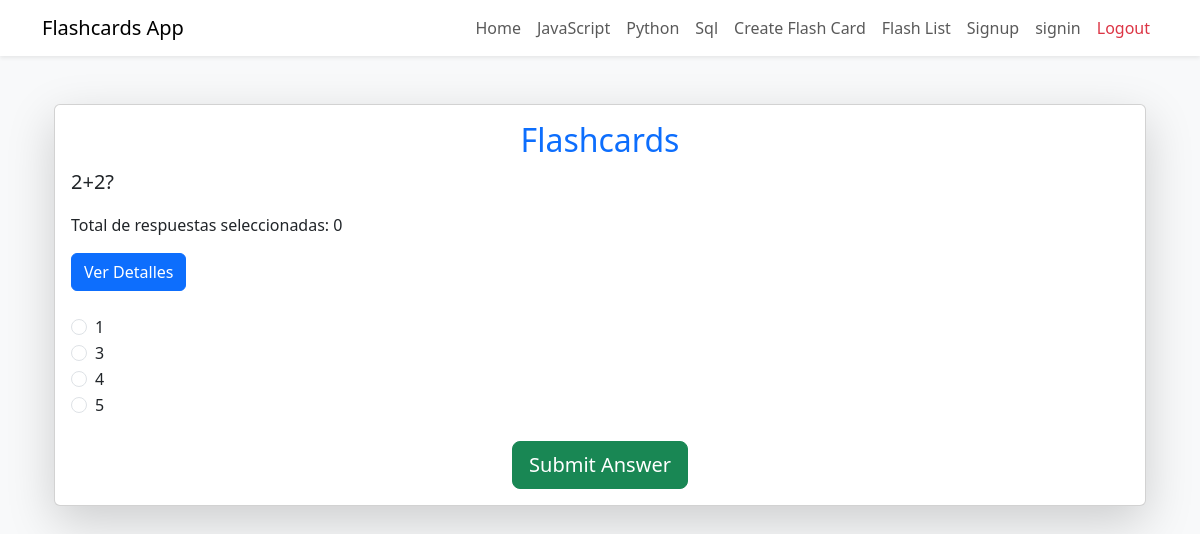
Page /flashcard_list/ (signed in) on the earlier database version.
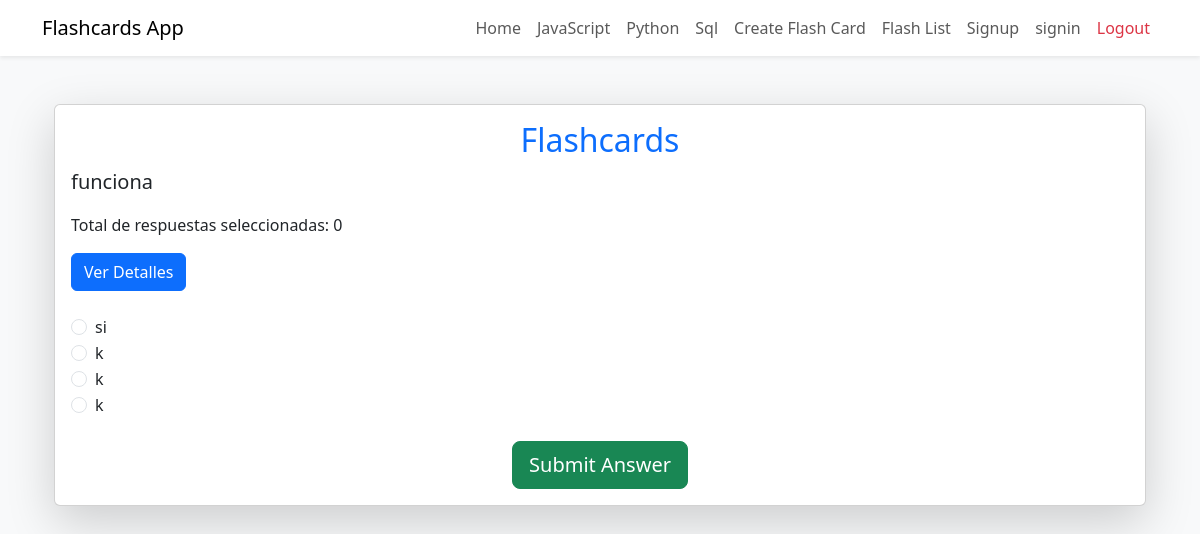
Same page on the later database version.
### game/models.py (models this page shows, shortened)
class Project(models.Model):
    CATEGORY_CHOICES = [
        ('JavaScript', 'JavaScript'),
        ('Python', 'Python'),
        ('SQL', 'SQL'),  # Nueva categoría para preguntas de SQL
        ('Flashcard', 'Flashcard'),  # Nueva categoría
    ]
    question = models.TextField(null=False)
    choice_1 = models.TextField(blank=True, null=True)
    choice_2 = models.TextField(blank=True, null=True)
    choice_3 = models.TextField(blank=True, null=True)
    choice_4 = models.TextField(blank=True, null=True)
    correct_answer = models.TextField()
    category = models.CharField(
        max_length=50,
        choices=CATEGORY_CHOICES,
        default='JavaScript',
        help_text="Select the category for this question."
    )

### game/views.py (the view, shortened to what this page needs)
# urls.py: path('flashcard_list/', views.flashcard_list, name='flashcard_list'),
@login_required
def flashcard_list(request):
    flashcards = Project.objects.filter(category='Flashcard').order_by('id')
    current_question_index = int(request.POST.get('current_question_index', 0))
    selected_answer = None
    is_correct = None
    error_message = None
    total_selected_answers = request.session.get('total_selected_answers', 0)
    if current_question_index >= len(flashcards):
        return render(request, 'result.html', {
            'score': request.session.get('flashcard_score', 0),
            'incorrect_answers': request.session.get('flashcard_incorrect_answers', []),
            'total_selected_answers': total_selected_answers  # Pasar el total de respuestas seleccionadas
        })
    current_flashcard = flashcards[current_question_index]
    return render(request, 'flashcard_list.html', {
        'flashcard': current_flashcard,
        'current_question_index': current_question_index,
        'selected_answer': selected_answer,
        'is_correct': is_correct,
        'error_message': error_message,
        'total_selected_answers': total_selected_answers,  # Pasar el total de respuestas seleccionadas
    })

### game/templates/flashcard_list.html (shortened to what this page needs)
{% extends 'base.html' %}
{% block content %}
<div class="container mt-5">
    <div class="card shadow-lg">
        <div class="card-body">
            <h2 class="text-center text-primary">Flashcards</h2>
            <p class="fs-5">{{ flashcard.question }}</p>
            <p>Total de respuestas seleccionadas: {{ total_selected_answers }}</p>
            <a href="{% url 'flashcard_details' pk=flashcard.pk %}" class="btn btn-primary">
                Ver Detalles
            </a>
            <form method="POST" class="mt-4">
                <div class="form-check">
                    <input
                        class="form-check-input"
                        type="radio"
                        name="answer_{{ flashcard.id }}"
                        id="choice1"
                        value="{{ flashcard.choice_1 }}"
                    />
                    <label class="form-check-label" for="choice1">
                        {{ flashcard.choice_1 }}
                    </label>
                </div>
                <div class="form-check">
                    <input
                        class="form-check-input"
                        type="radio"
                        name="answer_{{ flashcard.id }}"
                        id="choice2"
                        value="{{ flashcard.choice_2 }}"
                    />
                    <label class="form-check-label" for="choice2">
                        {{ flashcard.choice_2 }}
                    </label>
                </div>
                <div class="form-check">
                    <input
                        class="form-check-input"
                        type="radio"
                        name="answer_{{ flashcard.id }}"
                        id="choice3"
                        value="{{ flashcard.choice_3 }}"
                    />
                    <label class="form-check-label" for="choice3">
                        {{ flashcard.choice_3 }}
                    </label>
                </div>
                <div class="form-check">
                    <input
                        class="form-check-input"
                        type="radio"
                        name="answer_{{ flashcard.id }}"
                        id="choice4"
                        value="{{ flashcard.choice_4 }}"
                    />
                    <label class="form-check-label" for="choice4">
                        {{ flashcard.choice_4 }}
                    </label>
                </div>
                <div class="text-center mt-4">
                    <button type="submit" class="btn btn-success btn-lg">
                        Submit Answer
                    </button>
                </div>
            </form>
        </div>
    </div>
</div>
{% endblock %}

### game/templates/base.html (shortened to what this page needs)
<!DOCTYPE html>
<html lang="en">
<head>
    <link
      href="https://cdn.jsdelivr.net/npm/bootstrap@5.3.0-alpha3/dist/css/bootstrap.min.css"
      rel="stylesheet"
    />
</head>
<body class="bg-light">
    <nav class="navbar navbar-expand-lg navbar-light bg-white shadow-sm">
        <div class="container">
            <a class="navbar-brand js-color" href="#">Flashcards App</a>
            <div class="collapse navbar-collapse" id="navbarNav">
                <ul class="navbar-nav ms-auto">
                    <li class="nav-item">
                        <a class="nav-link" href="/">Home</a>
                    </li>
                    <li class="nav-item">
                        <a class="nav-link" href="/js/">JavaScript</a>
                    </li>
                    <li class="nav-item">
                        <a class="nav-link" href="/python/">Python</a>
                    </li>
                    <li class="nav-item">
                        <a class="nav-link" href="/sql/">Sql</a>
                    </li>
                    {% if user.is_authenticated %}
                    <li class="nav-item">
                        <a class="nav-link" href="/flashcard_form/">Create Flash Card</a>
                    </li>
                    <li class="nav-item">
                        <a class="nav-link" href="/flashcard_list/">Flash List</a>
                    </li>
                    {% endif %}
                    <li class="nav-item">
                        <a class="nav-link" href="/signup">Signup</a>
                    </li>
                    <li class="nav-item">
                        <a class="nav-link" href="/signin">signin</a>
                    </li>
                    <li class="nav-item">
                        <a class="nav-link text-danger" href="/logout">Logout</a>
                    </li>
                </ul>
            </div>
        </div>
    </nav>
    <div class="container mt-5">
        {% block content %}{% endblock %}
    </div>
</body>
</html>

Differences in the rows shown:
removed Project: question "2+2?", choice_1 "1", choice_2 "3", choice_3 "4", choice_4 "5"
added Project: question "funciona", choice_1 "si", choice_2 "k", choice_3 "k", choice_4 "k"
Other differences:
form field id: (not shown) → "☐ si"
form field id: (not shown) → "☐ k"
form field id: "☐ 1" → (not shown)
form field id: "☐ 3" → (not shown)
form field id: "☐ 4" → (not shown)
form field id: "☐ 5" → (not shown)
